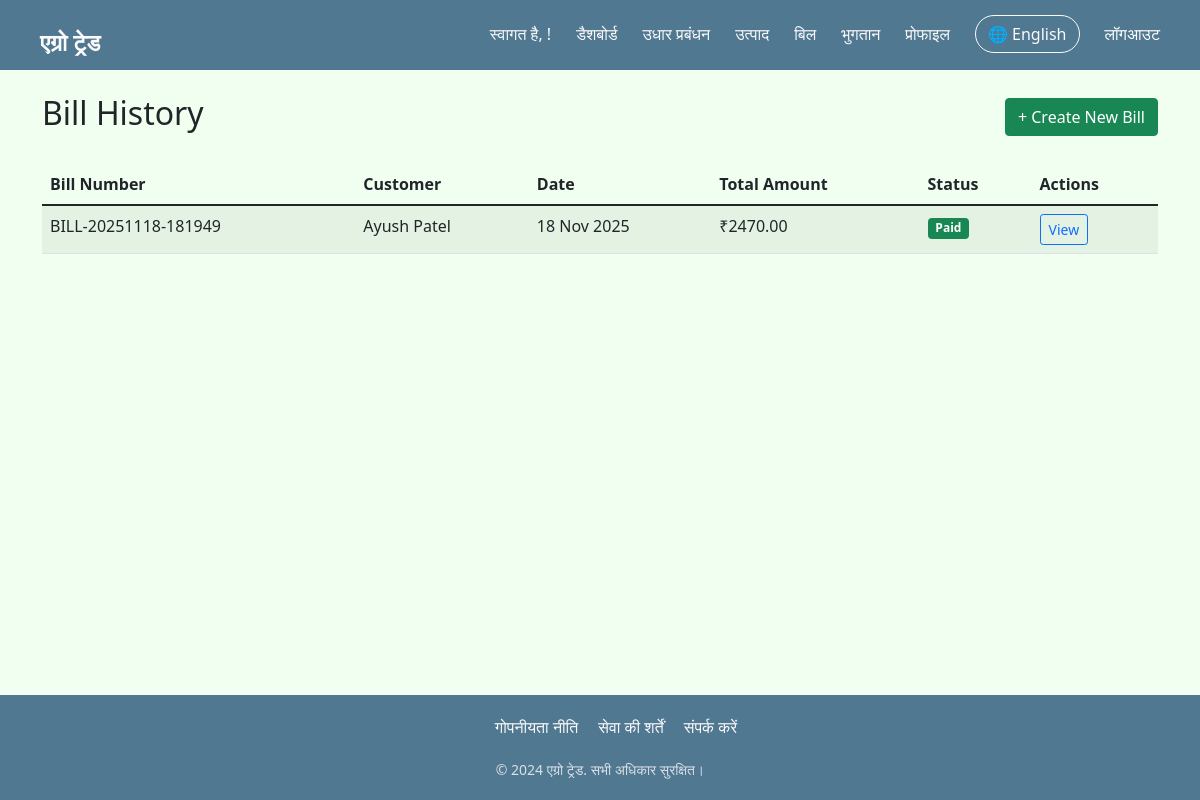
The app's page /bills/ (signed in) with its own data.
### myApp/models.py (models this page shows, shortened)
class Bill(models.Model):
    bill_number = models.CharField(max_length=20, unique=True)
    customer = models.ForeignKey(Customer, on_delete=models.CASCADE)
    date = models.DateTimeField(default=timezone.now)
    total_amount = models.DecimalField(max_digits=12, decimal_places=2)
    paid_amount = models.DecimalField(max_digits=12, decimal_places=2, default=0)
    remaining_amount = models.DecimalField(max_digits=12, decimal_places=2)
    payment_status = models.CharField(max_length=20, choices=[
        ('paid', 'Paid'),
        ('partial', 'Partial'),
        ('pending', 'Pending')
    ], default='pending')
    created_by = models.ForeignKey(User, on_delete=models.SET_NULL, null=True)

class Customer(models.Model):
    name = models.CharField(max_length=100)
    phone = models.CharField(max_length=15, unique=True)
    address = models.TextField()
    outstanding_balance = models.DecimalField(max_digits=12, decimal_places=2, default=0)
    created_at = models.DateTimeField(auto_now_add=True)
    created_by = models.ForeignKey(User, on_delete=models.SET_NULL, null=True)

### myApp/views.py (the view)
# urls.py: path('bills/', views.bill_list, name='bill_list'),
@login_required
def bill_list(request):
    bills = Bill.objects.all().order_by('-date')
    return render(request, 'bills.html', {'bills': bills})

### templates/bills.html (shortened to what this page needs)
{% extends "base.html" %}
{% block content %}
<div class="d-flex justify-content-between align-items-center mb-4">
    <h2>Bill History</h2>
    <a href="{% url 'create_bill' %}" class="btn btn-success">+ Create New Bill</a>
</div>
<div class="table-responsive">
    <table class="table table-striped">
        <thead>
            <tr>
                <th>Bill Number</th>
                <th>Customer</th>
                <th>Date</th>
                <th>Total Amount</th>
                <th>Status</th>
                <th>Actions</th>
            </tr>
        </thead>
        <tbody>
            {% for bill in bills %}
            <tr>
                <td>{{ bill.bill_number }}</td>
                <td>{{ bill.customer.name }}</td>
                <td>{{ bill.date|date:"d M Y" }}</td>
                <td>₹{{ bill.total_amount }}</td>
                <td>
                    <span class="badge {% if bill.payment_status == 'paid' %}bg-success{% elif bill.payment_status == 'partial' %}bg-warning{% else %}bg-danger{% endif %}">
                        {{ bill.get_payment_status_display }}
                    </span>
                </td>
                <td>
                    <a href="{% url 'bill_detail' bill.id %}" class="btn btn-sm btn-outline-primary">View</a>
                </td>
            </tr>
            {% empty %}
            <tr>
                <td colspan="6" class="text-center">No bills found. <a href="{% url 'create_bill' %}">Create your first bill</a></td>
            </tr>
            {% endfor %}
        </tbody>
    </table>
</div>
{% endblock %}

### templates/base.html (style rules this page uses)
:root { --primary: #517891; --primary-light: #77B1D4; --dark: #90D5FF; --white: #FAFAFA; --underline: #90DFFF; }
* { margin: 0; padding: 0; box-sizing: border-box; }
body { background-color: honeydew; min-height: 100vh; display: flex; flex-direction: column; }

### records on screen
Bill: bill_number "BILL-20251118-181949", customer.name "Ayush Patel", date "18 Nov 2025", total_amount "2470.00", payment_status "Paid"
